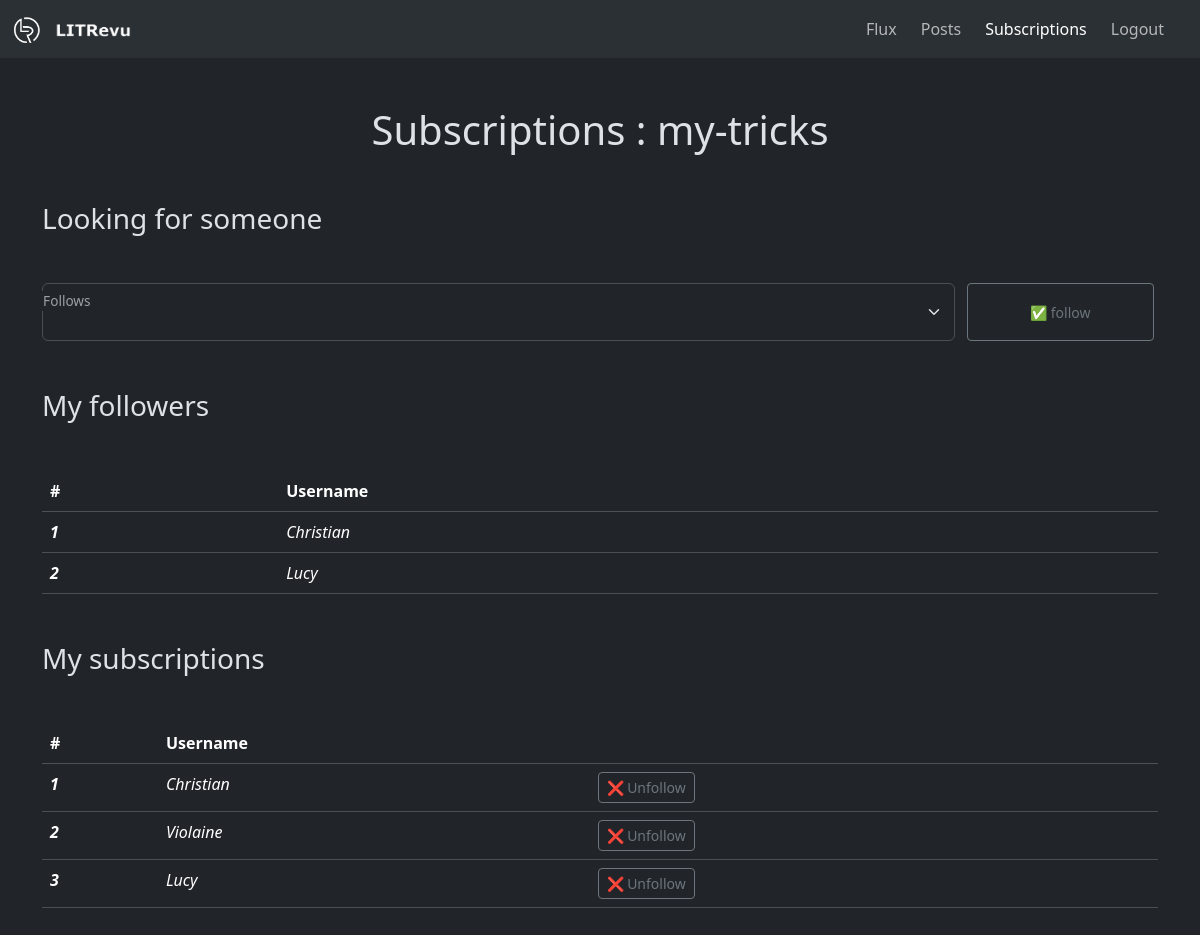
Page /subscriptions/ (signed in) on the committed database.
### books_reviews/models.py (models this page shows, shortened)
class UserProfile(models.Model):
    user = models.OneToOneField(User, on_delete=models.CASCADE, related_name='profile')
    follows = models.ManyToManyField(to="self", symmetrical=False, related_name='followed_by')
    is_staff = False
    def __str__(self):
        return self.user.username

### books_reviews/views.py (the view, shortened to what this page needs)
# urls.py: path("subscriptions/", subscriptions, name="subscriptions"),
@login_required(login_url="user_login")
def subscriptions(request, user_id=None):
    user: UserProfile = UserProfile.objects.get(user__username=request.user)
    users_not_followed = UserProfile.objects.exclude(
        id__in=user.follows.all().values_list("id", flat=True)
    )
    users_not_followed = users_not_followed.exclude(user=request.user)
    data = {
        "username": user.user.username,
        "follows": enumerate(user.follows.all(), start=1),
        "followed_by": enumerate(user.followed_by.all(), start=1),
        "others": users_not_followed,
    }
    return render(request, template_name="books_reviews/subscriptions.html", context=data)

### books_reviews/templates/books_reviews/subscriptions.html (shortened to what this page needs)
<!DOCTYPE html>
{% load static %}
<html lang="en" data-bs-theme="dark">
<head>
    {% include 'books_reviews/_head.html' %}
</head>
<body>
    {% include 'books_reviews/_navbar.html' %}
    <div class="container">
        <h1 tabindex="0" class="mb-5 text-center">Subscriptions : {{ username }}</h1>
        <h2 tabindex="0" class="mb-5 fs-3">Looking for someone</h2>
            <form action="" method="post" class="pe-3 row mb-5">
                <div class="form-floating col-10">
                    <select name="others_select" id="others_select" class="form-select">
                    </select>
                    <label for="others_select">Follows</label>
                </div>
                <button type="submit" name="form_submit" value="follow" class="btn btn-sm btn-outline-secondary m-0 col-2">✅ follow</button>
            </form>
        <h2 tabindex="0" class="mb-5 fs-3">My followers</h2>
        <table class="table mb-5">
            <thead class="table-dark">
                <th scope="col">#</th>
                <th scope="col">Username</th>
            </thead>
            <tbody>
                {% for index, follower in followed_by %}
                <tr>
                    <th tabindex="0" scope="row" class="fst-italic">{{ index }}</th>
                    <td tabindex="0" scope="row" class="fst-italic">{{ follower }}</td>
                </tr>
                {% endfor %}
            </tbody>
        </table>
        <h2 tabindex="0" class="mb-5 fs-3">My subscriptions</h2>
        <table class="table mb-5">
            <thead class="table-dark">
                <th scope="col">#</th>
                <th scope="col">Username</th>
                <th scope="col"></th>
            </thead>
            <tbody>
                {% for index, follow in follows %}
                <tr>
                    <th tabindex="0" scope="row" class="fst-italic">{{ index }}</th>
                    <td tabindex="0" scope="row" class="fst-italic">{{ follow }}</td>
                    <td scope="row">
                        <form method="post" action="{% url 'unfollow' follow.id %}" class="m-0 d-flex pe-3">
                            <button type="submit" name="form_submit" value="unfollow" class="btn btn-sm btn-outline-secondary m-0">❌ Unfollow</button>
                        </form>
                    </td>
                </tr>
                {% endfor %}
            </tbody>
        </table>
    </div>
</body>
</html>

### books_reviews/static/books_reviews/styles.css (style rules this page uses)
label { color: rgba(var(--bs-body-color-rgb),.65); }

### rows in the picture
UserProfile: index "1", user.username "Christian"
UserProfile: index "2", user.username "Lucy", index "3"
UserProfile: index "2", user.username "Violaine"

### other values in the picture
{{ username }} "my-tricks"
